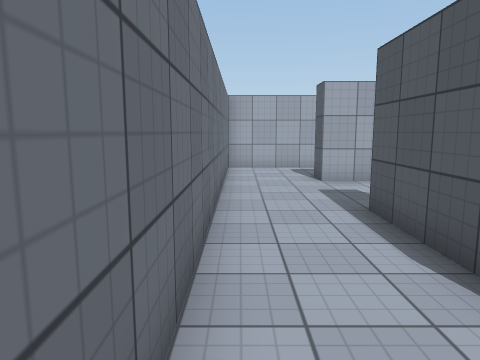
[1] (above)

24 first-person views from a walk through a scene from a Unity 3-D project. The camera is 1.5 m above the floor, tilts 8° down and sees 70° across. The floor is counted in squares, 1 m on a side. Each view is taken from the middle of a square. On the plan, view 1 faces up. The plan holds only what a view shows up to about 16 squares ahead; the rest is blank. The player character is not drawn. Surface patterns are stand-ins for the level's own textures.

[2]
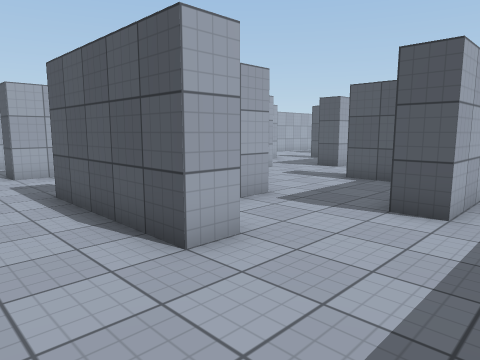

[3]
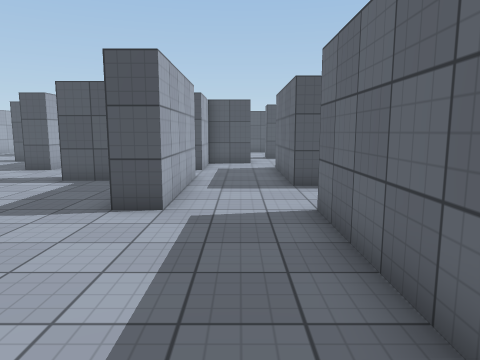

[4]
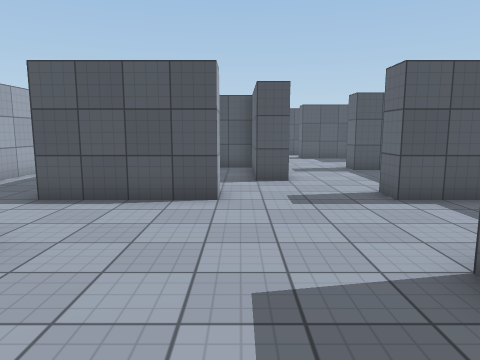

[5]
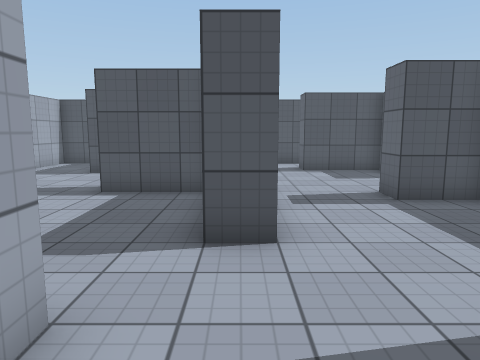

[6]
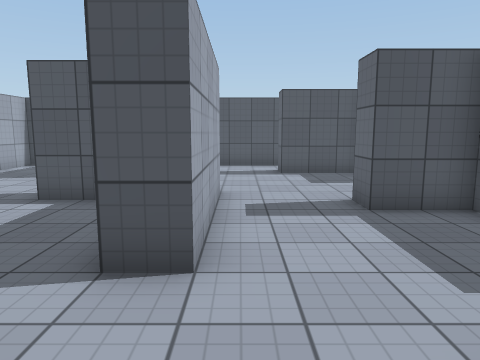

[7]
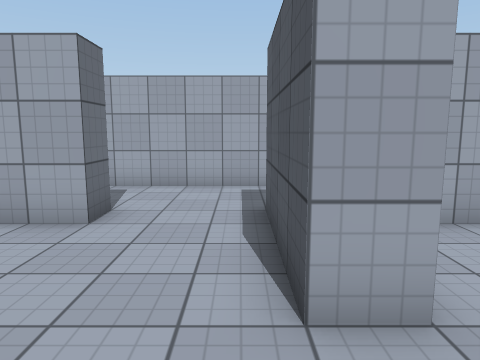

[8]
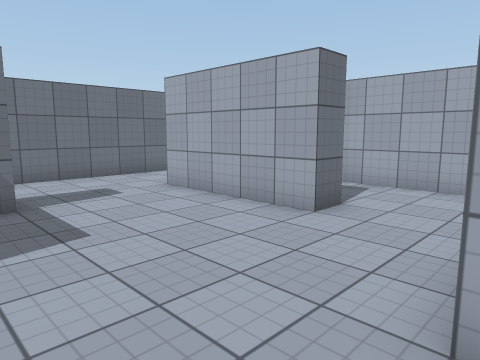

[9]
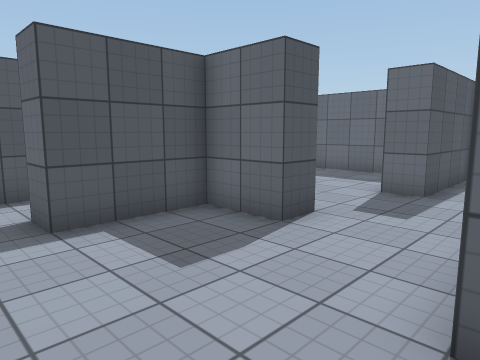

[10]
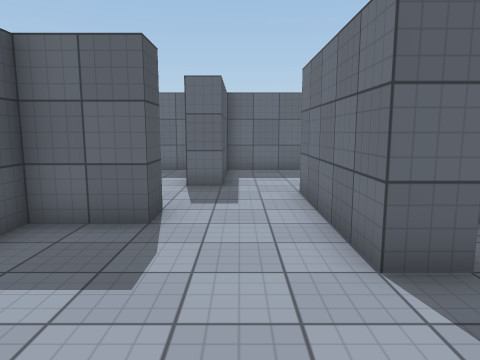

[11]
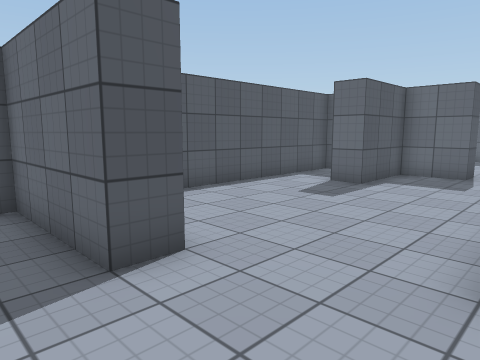

[12]
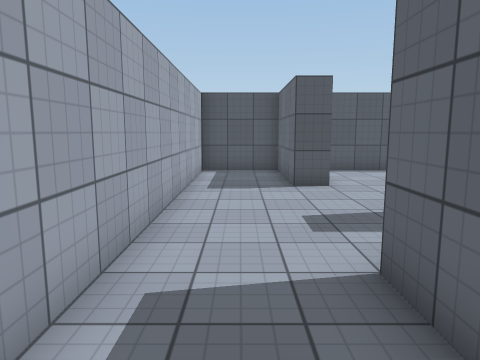

[13]
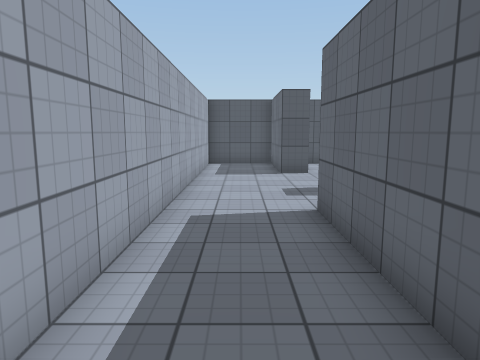

[14]
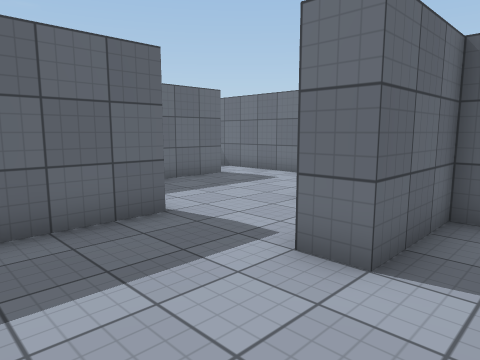

[15]
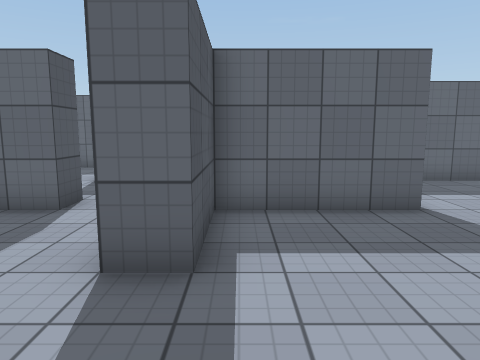

[16]
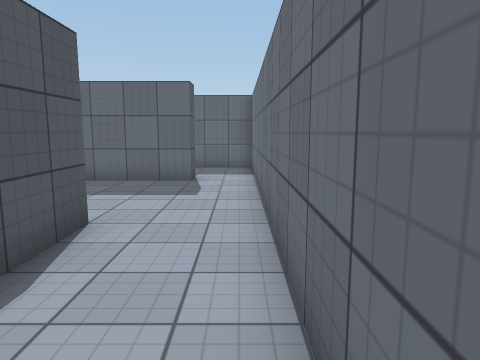

[17]
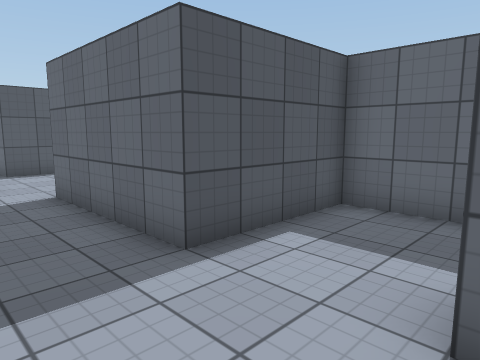

[18]
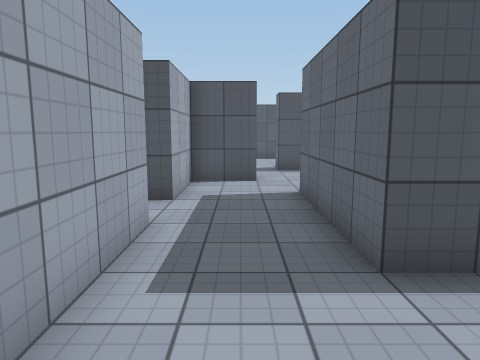

[19]
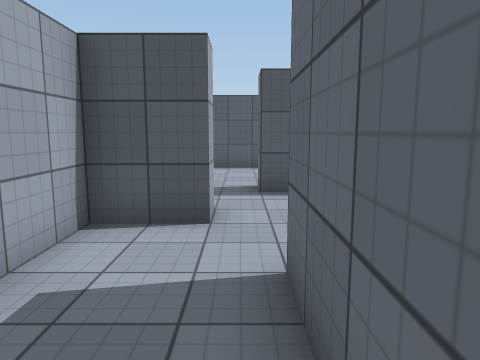

[20]
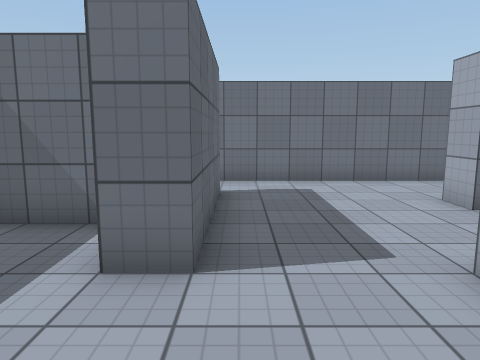

[21]
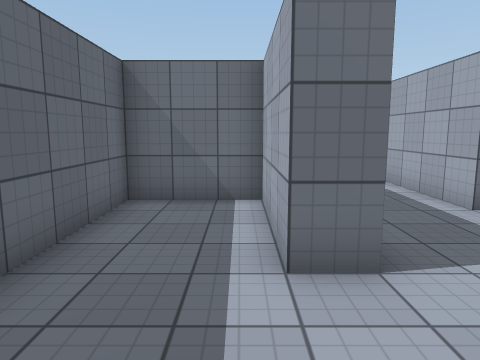

[22]
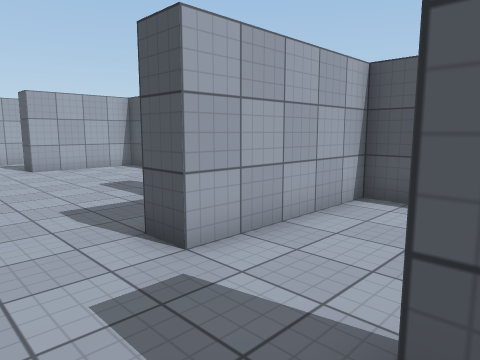

[23]
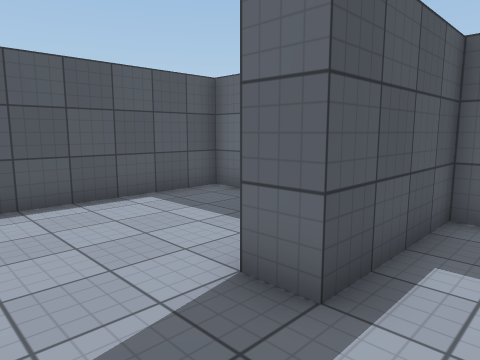

[24]
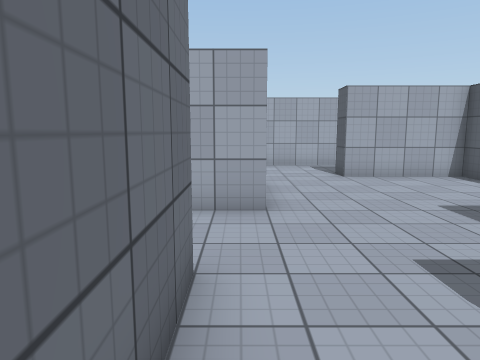

### Floor plan
Ten units are one square. View 1 is at (0, 0); x grows to the right and y downward. Boxes are objects, and circles mark ways between rooms. Rooms are numbered by the first view taken in them; rooms with no view inside come last. Other rooms are left out.
<svg viewBox="-10 -150 270 230">
<path fill="none" stroke="#000" d="M116 -75 105 -75 105 -115M115 5 65 5 65 -5 105 -5 105 -35 115 -35M165 -4 165 -25 175 -25 175 25M186 -55 135 -55 135 -65M165 25 165 5 135 5 135 -5 146 -5M109 -115 155 -115M75 -116 75 -105 25 -105 25 -115M35 -15 25 -15 25 -65M35 -66 35 -45 65 -45 65 -35 55 -35M195 35 205 35M45 52 45 70M72 75 95 75 95 35 145 35 145 45M255 -4 255 -105 215 -105 215 -115 255 -115 255 -145 59 -145M210 75 255 75 255 5 205 5 205 -5 225 -5 225 -35 235 -35M15 45 15 35 65 35 65 45M32 -145 -5 -145M-5 -136 -5 45M145 45 105 45 105 75 146 75M161 75 195 75 195 35M175 25 165 25M135 -65 175 -65 175 -95M140 -105 132 -105M-5 75 20 75M-5 45 -5 72"/>
<circle cx="166" cy="30" r="3" fill="#2a7"/>
<circle cx="146" cy="-86" r="3" fill="#2a7"/>
<circle cx="5" cy="40" r="3" fill="#2a7"/>
<text x="130" y="-40">1</text>
<text x="150" y="60">2</text>
<text x="140" y="-80">3</text>
<text x="10" y="60">4</text>
</svg>
Room 1 opens to room 2. Room 1 opens to room 3. Room 1 opens to room 4.

Where each view was taken, in squares from view 1:
view 1: 0 up, 0 right, facing up
view 2: 2 down, 0 right, facing up-right
view 3: 2 down, 0 right, facing right
view 4: 7 up, 3 right, facing right
view 5: 6 up, 9 right, facing right
view 6: 5 up, 10 right, facing right
view 7: 5 up, 10 right, facing up
view 8: 5 up, 11 right, facing up-left
view 9: 5 up, 17 right, facing down-right
view 10: 6 up, 19 right, facing down
view 11: 13 up, 18 right, facing down-right
view 12: 13 up, 12 right, facing right
view 13: 13 up, 9 right, facing right
view 14: 6 up, 10 right, facing down-left
view 15: 7 up, 10 right, facing down
view 16: 7 up, 0 right, facing down
view 17: 1 down, 6 right, facing down-right
view 18: 2 down, 6 right, facing right
view 19: 3 down, 11 right, facing right
view 20: 3 down, 10 right, facing left
view 21: 5 down, 18 right, facing left
view 22: 4 down, 18 right, facing up-right
view 23: 1 down, 18 right, facing down-right
view 24: 1 down, 18 right, facing up
